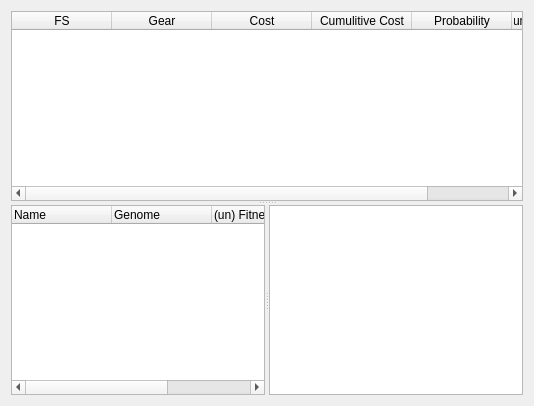
          <widget class="QWidget" name="tab_fs_secondary">
           <attribute name="title">
            <string>Secondary List (Step 2 - Optimization)</string>
           </attribute>
           <layout class="QVBoxLayout" name="verticalLayout_9">
            <item>
             <widget class="QSplitter" name="splitter_5">
              <property name="orientation">
               <enum>Qt::Vertical</enum>
              </property>
              <widget class="TableFSCost_Secondary" name="table_FS_Cost_Secondary">
               <property name="editTriggers">
                <set>QAbstractItemView::NoEditTriggers</set>
               </property>
               <property name="alternatingRowColors">
                <bool>true</bool>
               </property>
               <property name="selectionBehavior">
                <enum>QAbstractItemView::SelectRows</enum>
               </property>
               <attribute name="verticalHeaderVisible">
                <bool>false</bool>
               </attribute>
               <column>
                <property name="text">
                 <string>FS</string>
                </property>
               </column>
               <column>
                <property name="text">
                 <string>Gear</string>
                </property>
               </column>
               <column>
                <property name="text">
                 <string>Cost</string>
                </property>
               </column>
               <column>
                <property name="text">
                 <string>Cumulitive Cost</string>
                </property>
               </column>
               <column>
                <property name="text">
                 <string>Probability</string>
                </property>
               </column>
               <column>
                <property name="text">
                 <string>Cumulitive Probability</string>
                </property>
               </column>
              </widget>
              <widget class="QSplitter" name="splitter_4">
               <property name="orientation">
                <enum>Qt::Horizontal</enum>
               </property>
               <widget class="TableGenome" name="table_genome">
                <property name="mouseTracking">
                 <bool>true</bool>
                </property>
                <property name="dragDropMode">
                 <enum>QAbstractItemView::DragDrop</enum>
                </property>
                <property name="selectionMode">
                 <enum>QAbstractItemView::ExtendedSelection</enum>
                </property>
                <column>
                 <property name="text">
                  <string>Name</string>
                 </property>
                </column>
                <column>
                 <property name="text">
                  <string>Genome</string>
                 </property>
                </column>
                <column>
                 <property name="text">
                  <string>(un) Fitness</string>
                 </property>
                </column>
                <column>
                 <property name="text">
                  <string># FS</string>
                 </property>
                </column>
               </widget>
               <widget class="PlotWidget" name="graph_genome">
                <property name="mouseTracking">
                 <bool>true</bool>
                </property>
               </widget>
              </widget>
             </widget>
            </item>
           </layout>
          </widget>
